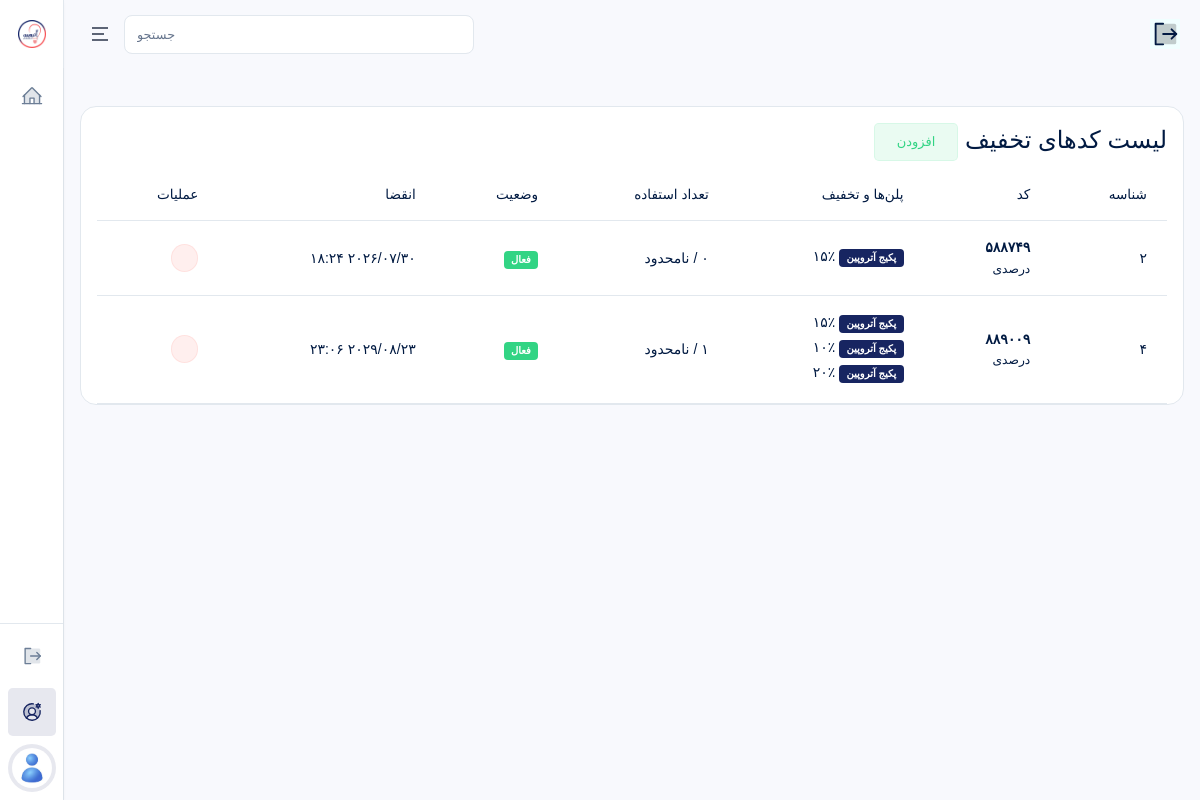
Screenshot of /accounts/admins/discount-codes/ (signed in) with the database file from the repository.
### payments/models.py (models this page shows, shortened)
class DiscountCode(models.Model):
    TYPE_CHOICES = (
        ("percent", "درصدی"),
        ("fixed", "مبلغ ثابت"),
    )
    code = models.CharField(
        max_length=30,
        verbose_name="کد"
    )
    type = models.CharField(
        max_length=10,
        choices=TYPE_CHOICES,
        verbose_name="نوع تخفیف"
    )
    value = models.PositiveIntegerField(
        verbose_name="مقدار تخفیف"
    )
    max_discount = models.PositiveIntegerField(
        null=True,
        blank=True,
        verbose_name="سقف تخفیف"
    )
    packages = models.ManyToManyField(
        Package,
        blank=True,
        verbose_name="پلن‌های مجاز"
    )
    users = models.ManyToManyField(
        User,
        blank=True,
        verbose_name="کاربران مجاز"
    )
    start_at = models.DateTimeField()
    end_at = models.DateTimeField()
    usage_limit = models.PositiveIntegerField(
        default=0,
        help_text="0 یعنی نامحدود"
    )
    usage_count = models.PositiveIntegerField(
        default=0
    )
    per_user_limit = models.PositiveIntegerField(
        default=1
    )
    minimum_amount = models.PositiveIntegerField(
        default=0
    )
    active = models.BooleanField(
        default=True
    )
    apply_to_all_users = models.BooleanField(
        default=False,
        verbose_name="برای همه کاربران"
    )
    apply_to_all_packages = models.BooleanField(
        default=False,
        verbose_name="برای همه پلن‌ها"
    )
    class Meta:
        verbose_name = "کد تخفیف"
        verbose_name_plural = "کدهای تخفیف"
        ordering = ["-id"]

class Package(models.Model):
    SERVICE_CHOICES = (
        ("1", "جلسه فردی با دکتر نایب زاده"),
        ("2", "جلسه فردی با دکتر جهان‌تیغ"),
        ("3", "تحلیل شخصیت"),
        ("4", "تعیین شانس قبولی"),
        ("5", "پایگاه داده"),
    )
    TYPE_CHOICES = (
        ("1", "برنزی"),
        ("2", "نقره ایی"),
        ("3", "طلایی"),
    )
    name = models.CharField(
        max_length=200,
        verbose_name="نام"
    )
    service = MultiSelectField(
        max_length=100,
        choices=SERVICE_CHOICES,
        verbose_name="خدمات"
    )
    type = models.CharField(
        max_length=1,
        choices=TYPE_CHOICES,
        verbose_name="نوع پکیج"
    )
    content = CKEditor5Field(
        "معرفی و توضیحات",
        config_name="default",
        null=True,
        blank=True
    )
    price_before_discount = models.DecimalField(
        max_digits=12,
        decimal_places=0,
        verbose_name="قیمت قبل از تخفیف (اختیاری)",
        null=True,
        blank=True
    )
    total_price = models.DecimalField(
        max_digits=12,
        decimal_places=0,
        verbose_name="قیمت به تومان"
    )
    is_public = models.BooleanField(
        default=True,
        verbose_name="نمایش عمومی"
    )
    class Meta:
        verbose_name = "پلن"
        verbose_name_plural = "پلن ها"
        ordering = ["-id"]

### accounts/views.py (the view)
# urls.py: path("admins/discount-codes/", DiscountCodeListView.as_view(), name="discount_code_list"),
class DiscountCodeListView(RoleRequiredMixin, SuperAdminSidebarContextMixin, ListView):
    allowed_roles = ["super_admin"]
    model = DiscountCode
    template_name = "accounts/admins/discount_code_list.html"
    context_object_name = "groups"
    def get_queryset(self):
        discounts = DiscountCode.objects.prefetch_related("packages").order_by("code", "-id")
        data = []
        for code, items in groupby(discounts, key=lambda x: x.code):
            items = list(items)
            first = items[0]
            package_values = []
            for d in items:
                for p in d.packages.all():
                    package_values.append({
                        "name": p.name,
                        "value": d.value,
                    })
            data.append({
                "id": first.id,
                "code": first.code,
                "type": first.get_type_display(),
                "active": first.active,
                "end_at": first.end_at,
                "usage_count": sum(i.usage_count for i in items),
                "usage_limit": first.usage_limit,
                "packages": package_values,
            })
        return data

### accounts/mixins.py (called while the page is built)
    def get_context_data(self, **kwargs):
        context = super().get_context_data(**kwargs)
        context.update({
            "PlansIntroductionCreated": PlansIntroduction.objects.first(),
            "CounselingIntroductionCreated": CounselingIntroduction.objects.first(),
            "EstimationIntroductionCreated": EstimationIntroduction.objects.first(),
            "ChoiceIntroductionCreated": ChoiceIntroduction.objects.first(),
            "LiveIntroductionCreated": LiveIntroduction.objects.first(),
            "AboutUsIntroductionCreated": AboutUsIntroduction.objects.first(),
            "DataIntroductionCreated": DataIntroduction.objects.first(),
        })
        return context

    def test_func(self):
        return (
            self.request.user.is_authenticated and
            self.request.user.role in self.allowed_roles and
            not self.request.user.is_suspended
        )

### pages/views.py (called while the page is built, shortened)
def global_context(request):
    has_database_service = False
    wallet = False
    nayeb_link = Consultant.objects.filter(
        user__last_name="نایب زاده"
    ).first()
    try:
        nayeb_consultant_open = User.objects.filter(id=73).first().user_consultant.show_schedules
        jahan_consultant_open = User.objects.filter(id=74).first().user_consultant.show_schedules
    except:
        nayeb_consultant_open = False
        jahan_consultant_open = False
    return {
        "has_database_service": has_database_service,
        "nayeb_link": nayeb_link,
        "wallet": wallet,
        "nayeb_consultant_open": nayeb_consultant_open,
        "jahan_consultant_open": jahan_consultant_open,
    }

### templates/accounts/admins/discount_code_list.html (shortened to what this page needs)
{% extends 'bases/dashboard.html' %}
{% load static %}
{% block content %}
<div class="table-responsive" dir="rtl">
    <div class="card-header justify-content-between">
        <div class="card-title">
            <h4>
                لیست کدهای تخفیف
                <a href="{% url 'discount_code_add' %}">
                    <span class="btn btn-success-transparent">
                        افزودن
                    </span>
                </a>
            </h4>
        </div>
    </div>
    <table class="table text-nowrap table-hover">
        <thead>
        <tr>
            <th>شناسه</th>
            <th>کد</th>
            <th>پلن‌ها و تخفیف</th>
            <th>تعداد استفاده</th>
            <th>وضعیت</th>
            <th>انقضا</th>
            <th>عملیات</th>
        </tr>
        </thead>
        <tbody>
        {% for discount in groups %}
        <tr>
            <td>{{ discount.id }}</td>
            <td>
                <strong>{{ discount.code }}</strong><br>
                <small>{{ discount.type }}</small>
            </td>
            <td>
                {% for item in discount.packages %}
                    <div class="mb-1">
                        <span class="badge bg-primary">{{ item.name }}</span>
                        {% if discount.type == "درصدی" %}
                            {{ item.value }}٪
                        {% else %}
                            {{ item.value }} تومان
                        {% endif %}
                    </div>
                {% endfor %}
            </td>
            <td>
                {{ discount.usage_count }} /
                {% if discount.usage_limit == 0 %}
                    نامحدود
                {% else %}
                    {{ discount.usage_limit }}
                {% endif %}
            </td>
            <td>
                {% if discount.active %}
                    <span class="badge bg-success">فعال</span>
                {% else %}
                    <span class="badge bg-danger">غیرفعال</span>
                {% endif %}
            </td>
            <td>{{ discount.end_at|date:"Y/m/d H:i" }}</td>
            <td>
                <a href="{% url 'discount_code_delete' discount.id %}"
                class="btn btn-sm btn-danger-transparent rounded-pill">
                    <i class="ri-delete-bin-line"></i>
                </a>
            </td>
        </tr>
        {% empty %}
        <tr>
            <td colspan="7" class="text-center">موردی یافت نشد.</td>
        </tr>
        {% endfor %}
        </tbody>
    </table>
</div>
{% endblock %}

### rows the page displays
DiscountCode: code "۵۸۸۷۴۹", end_at "۲۰۲۶/۰۷/۳۰ ۱۸:۲۴"
Package: name "پکیج آتروپین" "پکیج آتروپین"
DiscountCode: code "۸۸۹۰۰۹", end_at "۲۰۲۹/۰۸/۲۳ ۲۳:۰۶"
Package: name "پکیج آتروپین"
Package: name "پکیج آتروپین"

### other values shown
{{ discount.id }} "۲" "۴"
{{ discount.type }} "درصدی" "درصدی"
{{ item.value }} "۱۵" "۱۵" "۱۰" "۲۰"
{{ discount.usage_count }} "۰" "۱"
